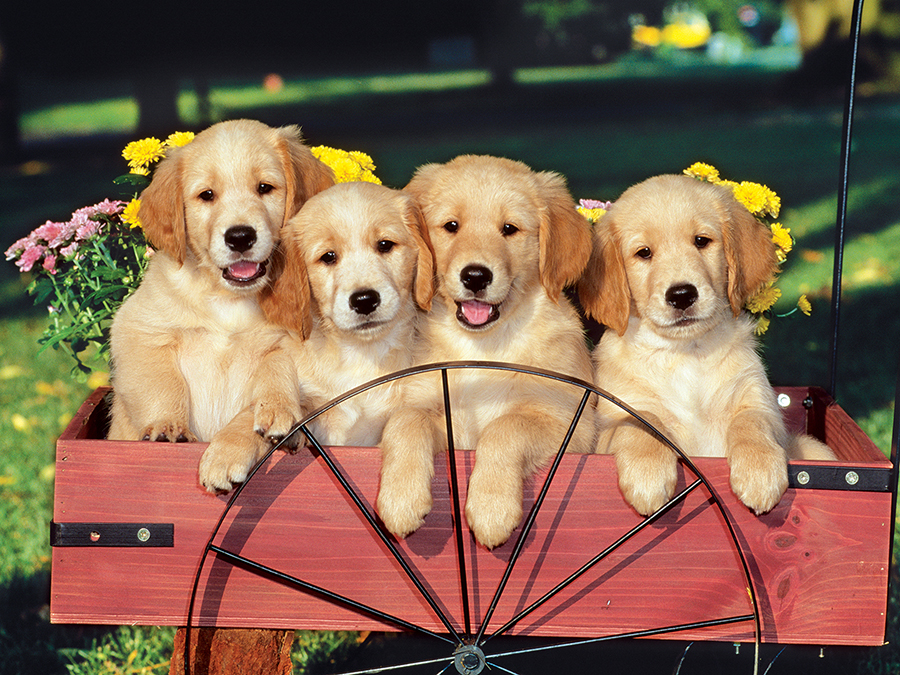
#> input picture images/dog.jpg, 900 x 675 px, found by its file name
$ python 'rgb_ manipylate3.py'
#> lines starting #> are read from the running program, lines starting #| are printed output that depends on the picture
import cv2
import numpy as np

img = cv2.imread('images/dog.jpg')
#> img is the input picture: shape (675, 900, 3); mean B, G, R 80.4, 102.2, 130.7

imgBlue = img[:, :, 0]
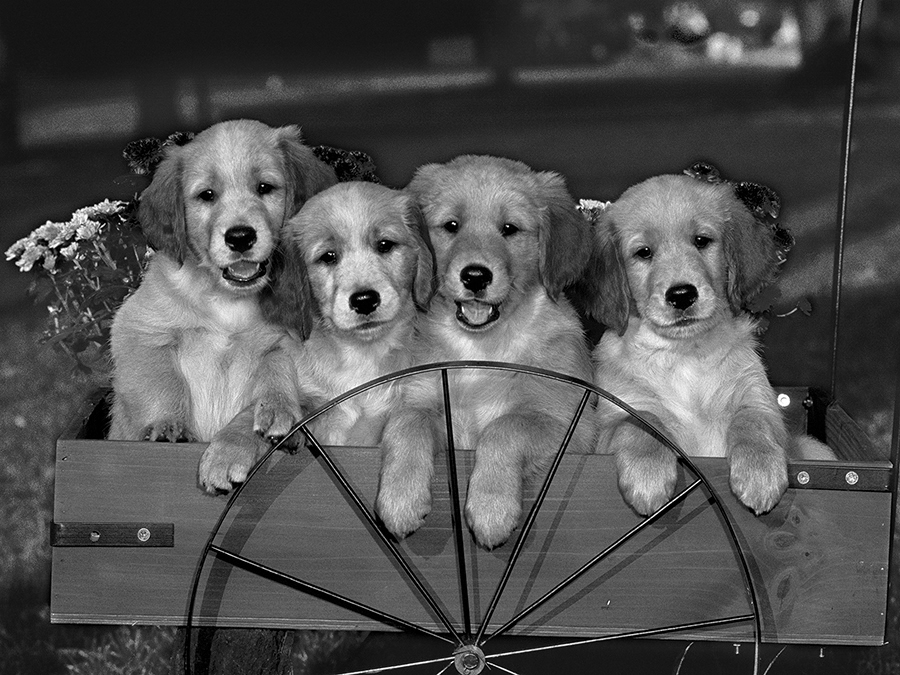
#> imgBlue: shape (675, 900); min 0, max 255, mean 80.4
imgGreen = img[:, :, 1]
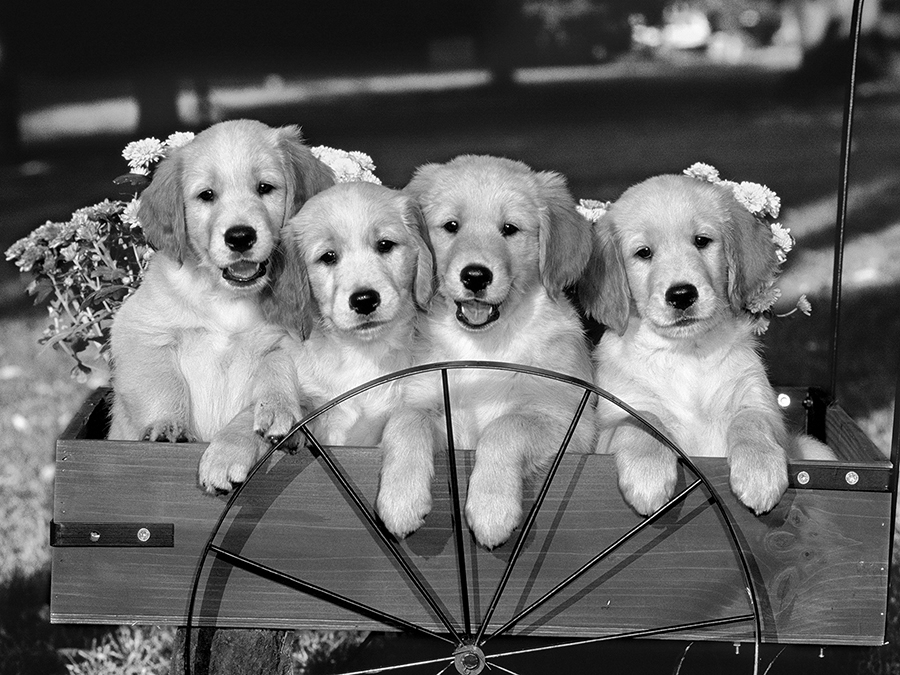
#> imgGreen: shape (675, 900); min 0, max 255, mean 102.2
imgRed = img[:, :, 2]
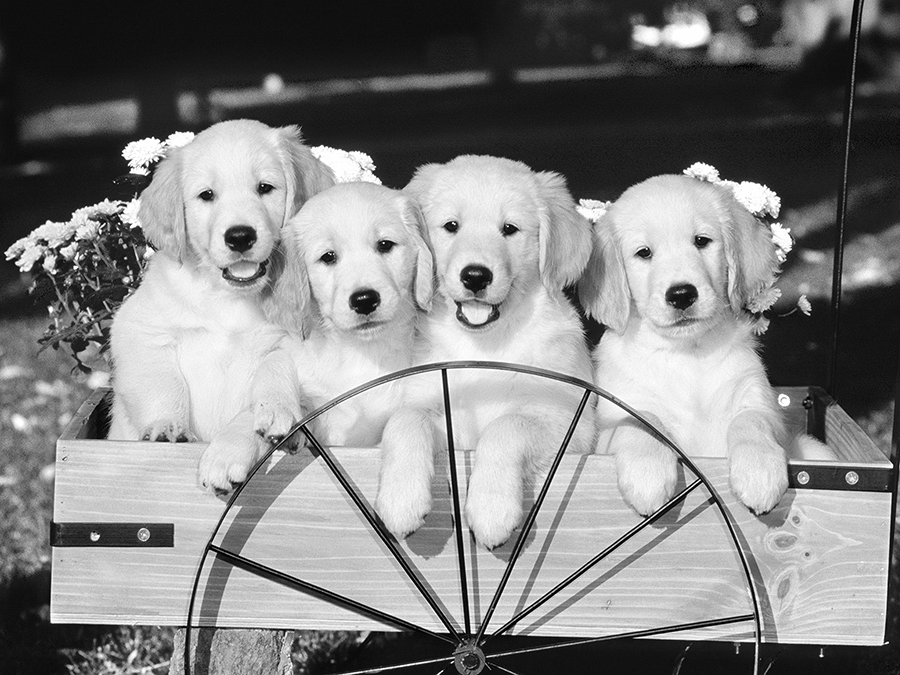
#> imgRed: shape (675, 900); min 0, max 255, mean 130.7

new_img = np.hstack((imgBlue, imgGreen, imgRed))
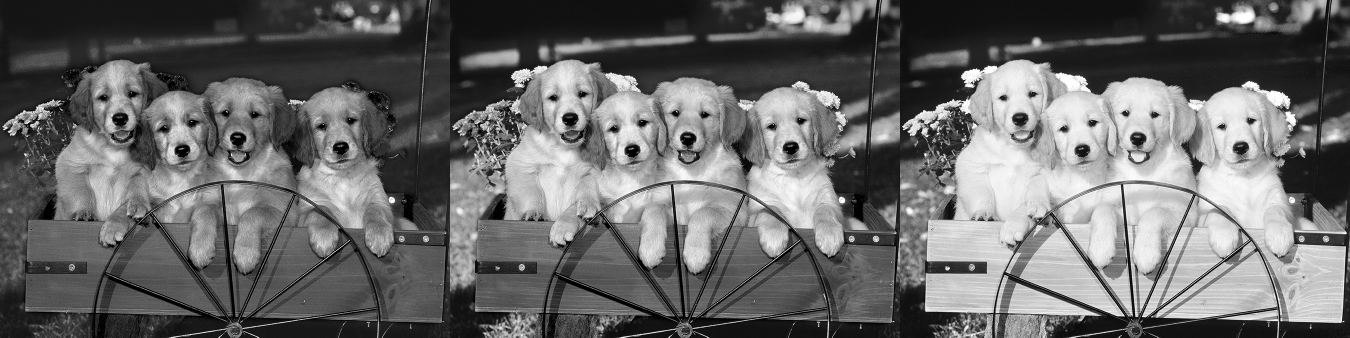
#> new_img: shape (675, 2700) (shown at 1/2 size); min 0, max 255, mean 104.4

cv2.imshow('window', new_img)
cv2.waitKey(0)

$ run again, with images/lab3b.jpg copied over images/dog.jpg
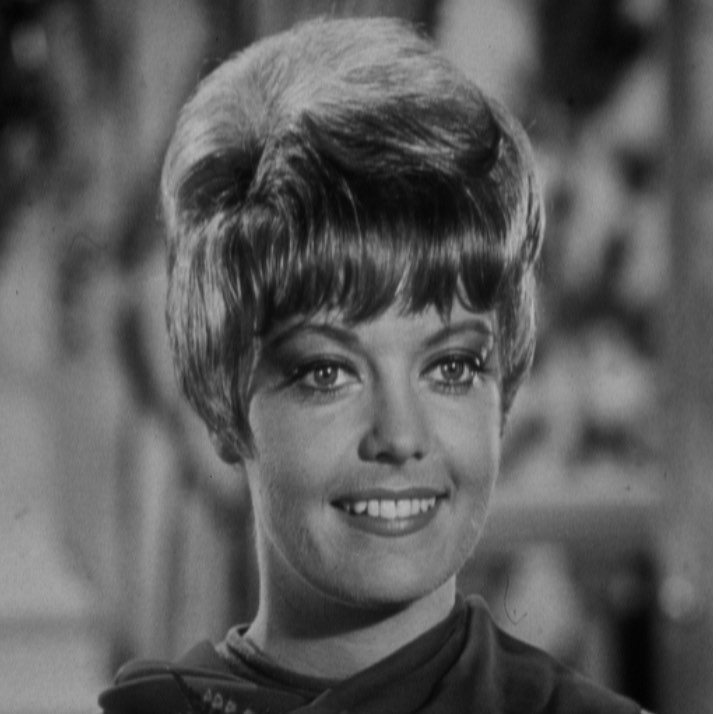
#> input picture images/lab3b.jpg, 716 x 714 px, found by its file name
#> img is the input picture: shape (714, 716, 3); min 1, max 255, mean 91.9
#> `new_img = np.hstack((imgBlue, imgGreen, imgRed))`:
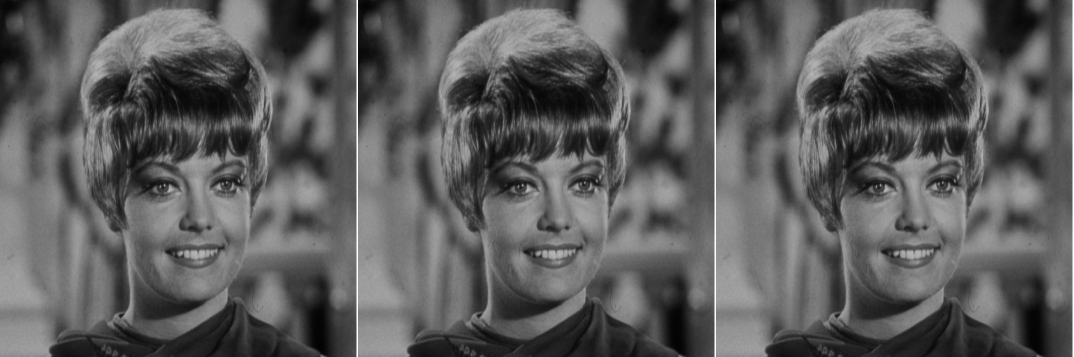
#> new_img: shape (714, 2148) (shown at 1/2 size); min 1, max 255, mean 91.9
